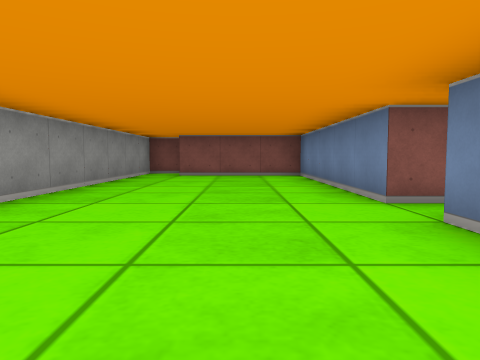
view 1 (above)

17 first-person views from a walk through a cub3D ray-caster map. The camera is about half as high as the walls, tilts 4° down and sees 70° across. The floor is counted in squares. Each view is taken from the middle of a square. On the plan, view 1 faces up. The plan holds only what a view shows up to about 9 squares ahead; the rest is blank.

view 2
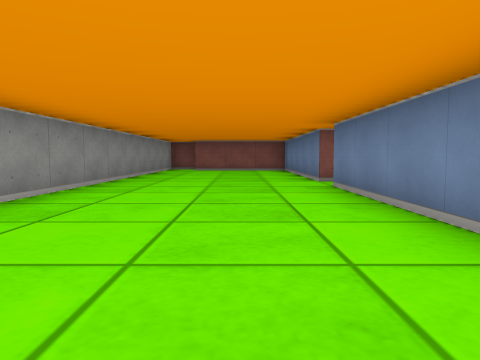

view 3
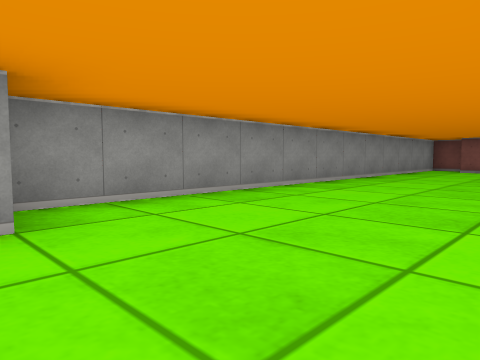

view 4
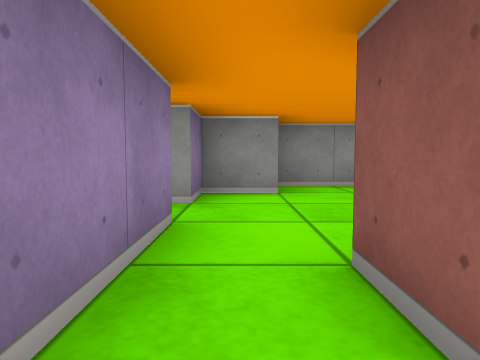

view 5
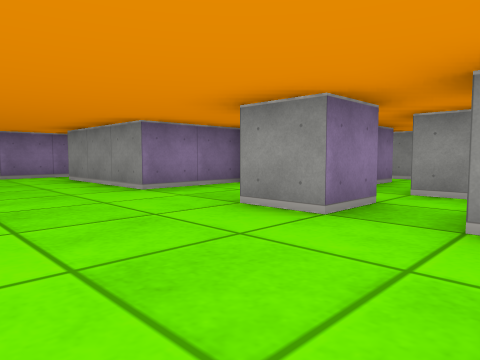

view 6
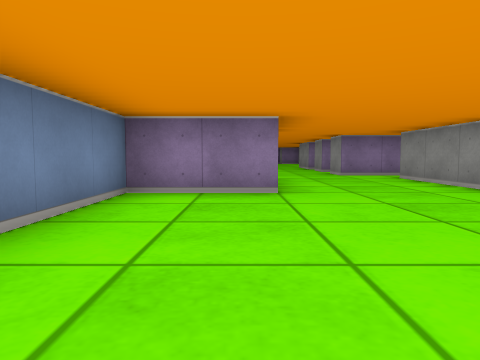

view 7
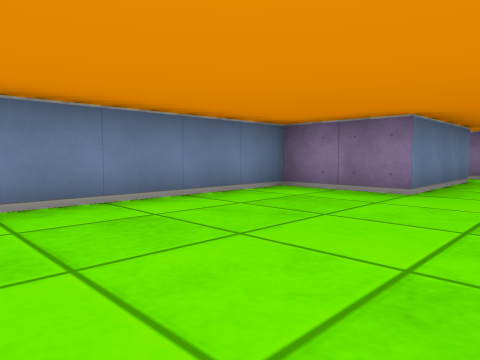

view 8
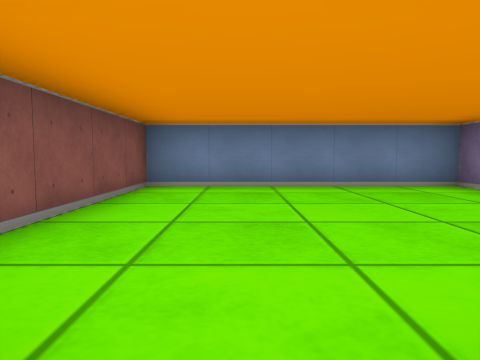

view 9
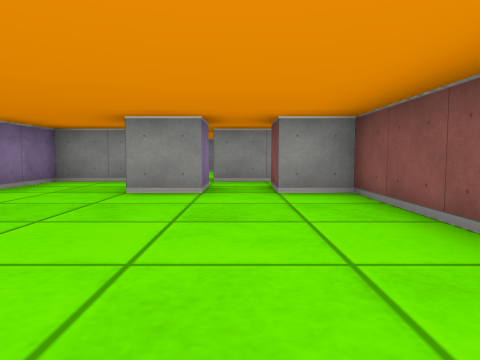

view 10
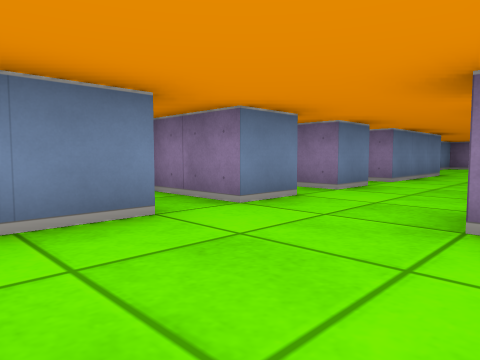

view 11
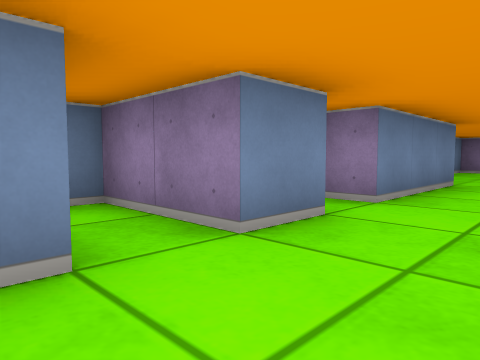

view 12
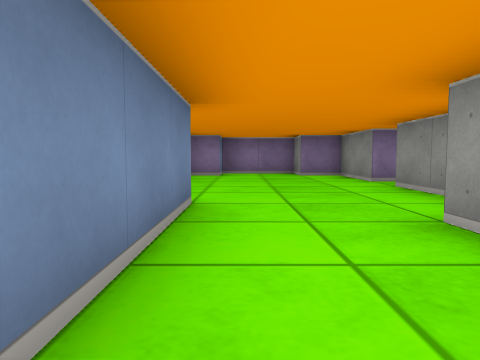

view 13
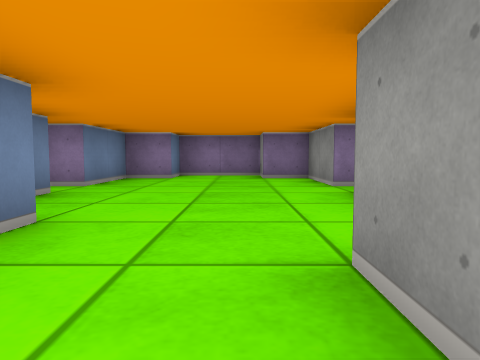

view 14
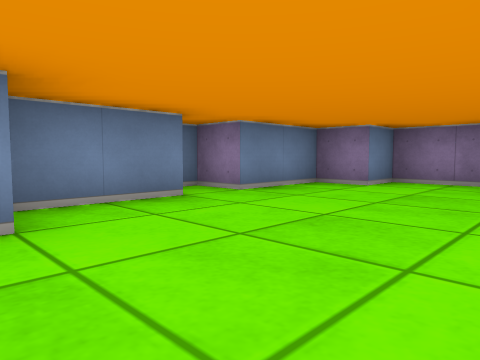

view 15
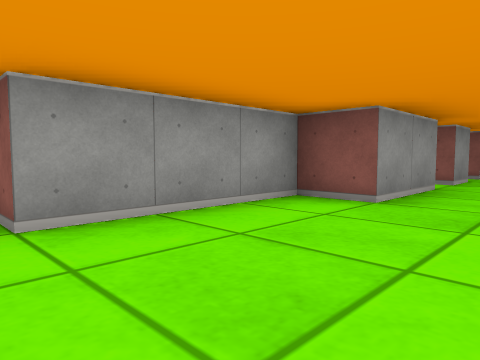

view 16
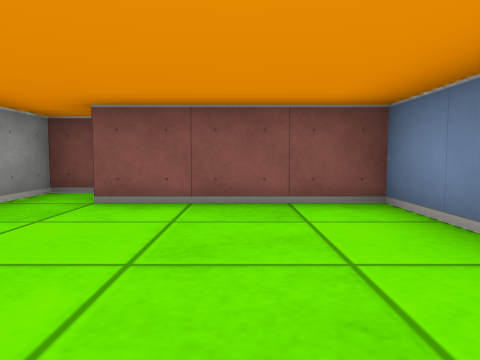

view 17
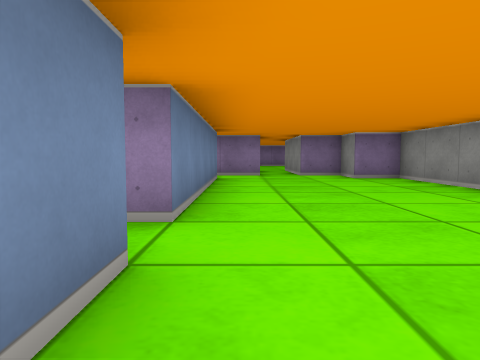

### Floor plan
Ten units are one square. View 1 is at (0, 0); x grows to the right and y downward. Boxes are objects, and circles mark ways between rooms. Rooms are numbered by the first view taken in them; rooms with no view inside come last. Other rooms are left out.
<svg viewBox="-30 -100 130 330">
<path fill="none" stroke="#000" d="M21 -35 15 -35 15 -85 -15 -85M25 25 15 25 15 -25 19 -25M4 35 24 35M-19 -95 -25 -95 -25 25 -15 25 -15 35 -5 35M34 25 45 25 45 35M25 41 25 55 45 55 45 85M25 14 25 25M75 86 75 55 95 55 95 5 45 5 45 15 35 15M75 95 92 95M40 95 55 95M75 106 75 95M55 115 55 125M75 126 75 115 95 115 95 111M55 95 55 100M75 166 75 135 81 135M85 185 85 166M45 195 45 215 55 215 55 225 75 225 75 215 85 215 85 195 95 195 95 191M55 135 55 155 45 155 45 185M55 125 51 125"/>
<circle cx="20" cy="30" r="3" fill="#2a7"/>
<circle cx="65" cy="100" r="3" fill="#2a7"/>
<circle cx="65" cy="120" r="3" fill="#2a7"/>
<text x="0" y="-30">1</text>
<text x="60" y="40">2</text>
<text x="70" y="110">3</text>
<text x="70" y="180">4</text>
</svg>
Room 1 opens to room 2. Room 2 opens to room 3. Room 3 opens to room 4.

Where each view was taken, in squares from view 1:
view 1: 0 up, 0 right, facing up
view 2: 3 down, 0 right, facing up
view 3: 3 down, 1 right, facing up-left
view 4: 3 down, 3 right, facing left
view 5: 1 down, 7 right, facing down-left
view 6: 1 down, 8 right, facing down
view 7: 1 down, 6 right, facing down-right
view 8: 2 down, 4 right, facing right
view 9: 2 down, 9 right, facing left
view 10: 7 down, 5 right, facing down-right
view 11: 10 down, 6 right, facing down-right
view 12: 13 down, 7 right, facing down
view 13: 14 down, 6 right, facing down
view 14: 16 down, 5 right, facing down-right
view 15: 19 down, 7 right, facing up-left
view 16: 5 up, 0 right, facing up
view 17: 5 up, 1 right, facing down
